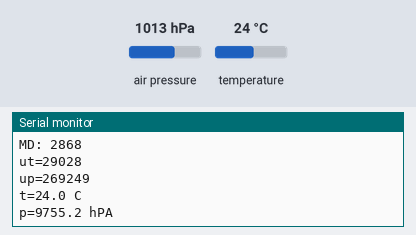
This sketch was run on a simulated Arduino Uno, built with avr-gcc and run on an emulated ATmega328P. Shown: the last lines printed to the serial monitor. Wiring (inferred from the names in the program): BMP180 pressure sensor at I2C address 0x77. The inputs (shaded band) are chosen by the test bench; at power-on: air pressure 1013 hPa, temperature 24 °C.

Above: at 1.2 s.
1.3 s: air pressure set to 952 hPa
At 2.6 s:
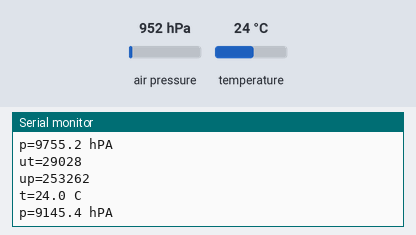
2.8 s: temperature set to 12 °C
4.3 s: air pressure set to 975 hPa
At 4.3 s:
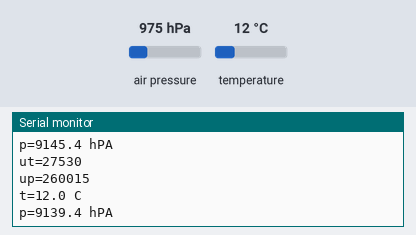
Timing chart, 0 to 7.3 s (numbered marks = the images above; inputs shaded):
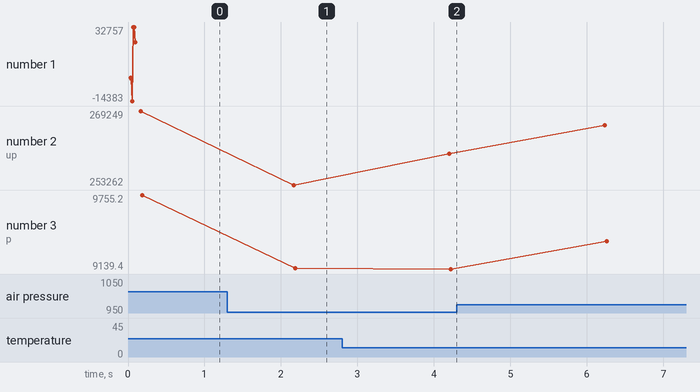

The sketch:

TestBarometer2.pde
```cpp
// Code by cullen from rev 1.2 of data sheet
#include <Wire.h>

const int bmp085Addr = 0x77;


struct
{
  int ac1;
  int ac2;
  int ac3;
  unsigned int ac4;
  unsigned int ac5;
  unsigned int ac6;
  int b1;
  int b2;
  int mb;
  int mc;
  int md;
}
coef;


void setup()
{
  Serial.begin(9600);

  Wire.begin();

  // load the calbration coefecceints
  Wire.beginTransmission(bmp085Addr);
  Wire.send(0xAA);  // addr of coef
  Wire.endTransmission();
  Wire.requestFrom(bmp085Addr, sizeof(coef) ); // number of bytes to read
  byte* p = (byte*)(&coef);
  for( int i=0; i < sizeof(coef)/2 ; i++ )
  {
    while ( !Wire.available() )
    {
      // todo add timeout
    }
    byte msb = Wire.receive();
    while ( !Wire.available() )
    {
      // todo add timeout
    }
    byte lsb = Wire.receive();
    *(p++) = lsb;
    *(p++) = msb;
  }

  if (1)
  {
    // print the coef table
    Serial.println("Calibration Coef for BMP085");
    Serial.print("AC1: ");
    Serial.println( coef.ac1);
    Serial.print("AC2: ");
    Serial.println( coef.ac2);
    Serial.print("AC3: ");
    Serial.println( coef.ac3);
    Serial.print("AC4: ");
    Serial.println( coef.ac4);
    Serial.print("AC5: ");
    Serial.println( coef.ac5);
    Serial.print("AC6: ");
    Serial.println( coef.ac6);
    Serial.print("B1: ");
    Serial.println( coef.b1);
    Serial.print("B2: ");
    Serial.println( coef.b2);
    Serial.print("MB: ");
    Serial.println( coef.mb);
    Serial.print("MC: ");
    Serial.println( coef.mc);
    Serial.print("MD: ");
    Serial.println( coef.md);
  }

}


void loop()
{
  byte msb, lsb, xlsb;
  int oss = 3; // set over sampling

  // read UT - save 0x2E at 0xF4 then read 0XF6
  Wire.beginTransmission(bmp085Addr);
  Wire.send(0xF4);
  Wire.send(0x2E);
  Wire.endTransmission();
  delay(5);
  Wire.beginTransmission(bmp085Addr);
  Wire.send(0xF6);  // register to read
  Wire.endTransmission();
  Wire.requestFrom(bmp085Addr, 2); // num bytes to read
  while(!Wire.available())
  {
  }
  msb = Wire.receive();
  while(!Wire.available())
  {
  }
  lsb = Wire.receive();
  int ut = msb;
  ut <<= 8;
  ut += lsb;
  Serial.print( "ut=");
  Serial.println( ut );

  // read UP
  Wire.beginTransmission(bmp085Addr);
  Wire.send(0xF4);
  Wire.send( 0x34 + (oss<<6) );
  Wire.endTransmission();
  switch (oss)
  {
  case 0:
    delay(5);
    break;
  case 1:
    delay(8);
    break;
  case 2:
    delay(14);
    break;
  case 3:
    delay(26);
    break;
  }
  Wire.beginTransmission(bmp085Addr);
  Wire.send(0xF6);  // register to read
  Wire.endTransmission();
  Wire.requestFrom(bmp085Addr, 3); // num bytes to read
  while(!Wire.available())
  {
  }
  msb = Wire.receive();
  while(!Wire.available())
  {
  }
  lsb = Wire.receive();
  while(!Wire.available())
  {
  }
  xlsb = Wire.receive();

  long up = msb;
  up <<= 8;
  up += lsb;
  up <<= 8;
  up += xlsb;
  up >>= (8-oss);

  Serial.print( "up=");
  Serial.println( up );

  // compute temp and pressure
  long x1, x2, b5, t, b6, x3, b3, p , b1, b2;
  unsigned long  b4, b7;

  x1 = ((long)ut - coef.ac6) * coef.ac5 >> 15;
  x2 = ((long) coef.mc << 11) / (x1 + coef.md);
  b5 = x1 + x2;
  t = (b5 + 8) >> 4;

  Serial.print( "t=");
  Serial.print( t/10 );
  Serial.print( "." );
  Serial.print( t%10 );
  Serial.println( " C" );

  b1 = coef.b1;
  b2 = coef.b2;

  b6 = b5 - 4000;

  x1 = (b2 * (b6 * b6 >> 12)) >> 11;
  x2 = coef.ac2 * b6 >> 11;
  x3 = x1 + x2;
  long ac1 = coef.ac1;
  b3 = ( (  (ac1<<2) + x3)<<oss + 2) >> 2; // what in data sheet

  x1 = coef.ac3 * b6 >> 13;
  x2 = (b1 * (b6 * b6 >> 12)) >> 16;
  x3 = ((x1 + x2) + 2) >> 2;
  b4 = (coef.ac4 * (unsigned long) (x3 + 32768)) >> 15;

  b7 = ((unsigned long) up - b3) * (50000 >> oss);

  p = (b7 < 0x80000000) ? (b7 * 2) / b4 : (b7 / b4) * 2;

  x1 = (p >> 8) * (p >> 8);
  x1 = (x1 * 3038) >> 16;
  x2 = (-7357 * p) >> 16;
  p = p + ((x1 + x2 + 3791) >> 4);

  Serial.print( "p=");
  Serial.print( p/10 );
  Serial.print( "." );
  Serial.print( p%10 );
  Serial.println( " hPA" );

  delay( 2000 );

}
```

Measured:
- after the input at 1.3 s, the serial monitor: prints a new line after 0.87 s (image 1)
- plotted number 2: 269249 → 253262 after the input at 1.3 s, 253262 → 260015 after the input at 2.8 s, 260015 → 266207 after the input at 4.3 s
- plotted number 3: 9755.2 → 9145.4 after the input at 1.3 s, 9145.4 → 9139.4 after the input at 2.8 s, 9139.4 → 9369.6 after the input at 4.3 s
